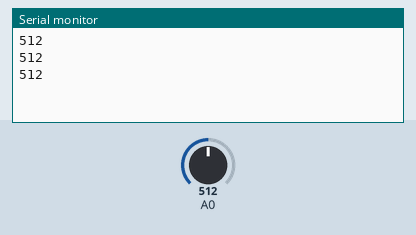
The sketch below on a simulated Arduino Uno, built with avr-gcc and run on an emulated ATmega328P. Shown: the last lines printed to the serial monitor. The test bench sets the inputs (shaded band); at power-on: A0 = 512.

Above: at 1.3 s.
1.4 s: A0 set to 716
At 1.9 s:
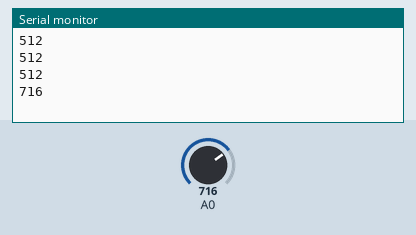
2.9 s: A0 set to 900
At 3.3 s:
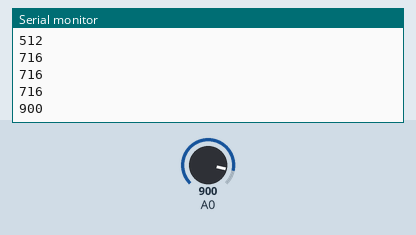
Timing chart, 0 to 5.9 s (numbered marks = the images above; inputs shaded):
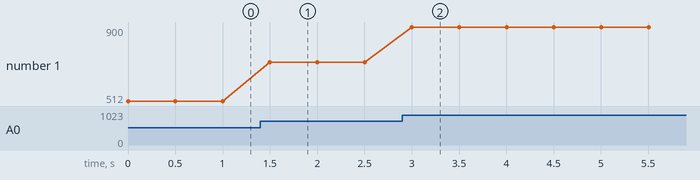

The sketch:

practice3-1.ino
```cpp
void setup() {
  Serial.begin(9600);
}

void loop() {
    int read_val = analogRead(A0);
    Serial.println(read_val);
    delay(500);
}
```

Measured:
- after the input at 1.4 s, the serial monitor: prints a new line after 0.10 s (image 1)
- after the input at 2.9 s, the serial monitor: prints a new line after 0.10 s (image 2)
- plotted number 1: 512 → 716 after the input at 1.4 s, 716 → 900 after the input at 2.9 s
